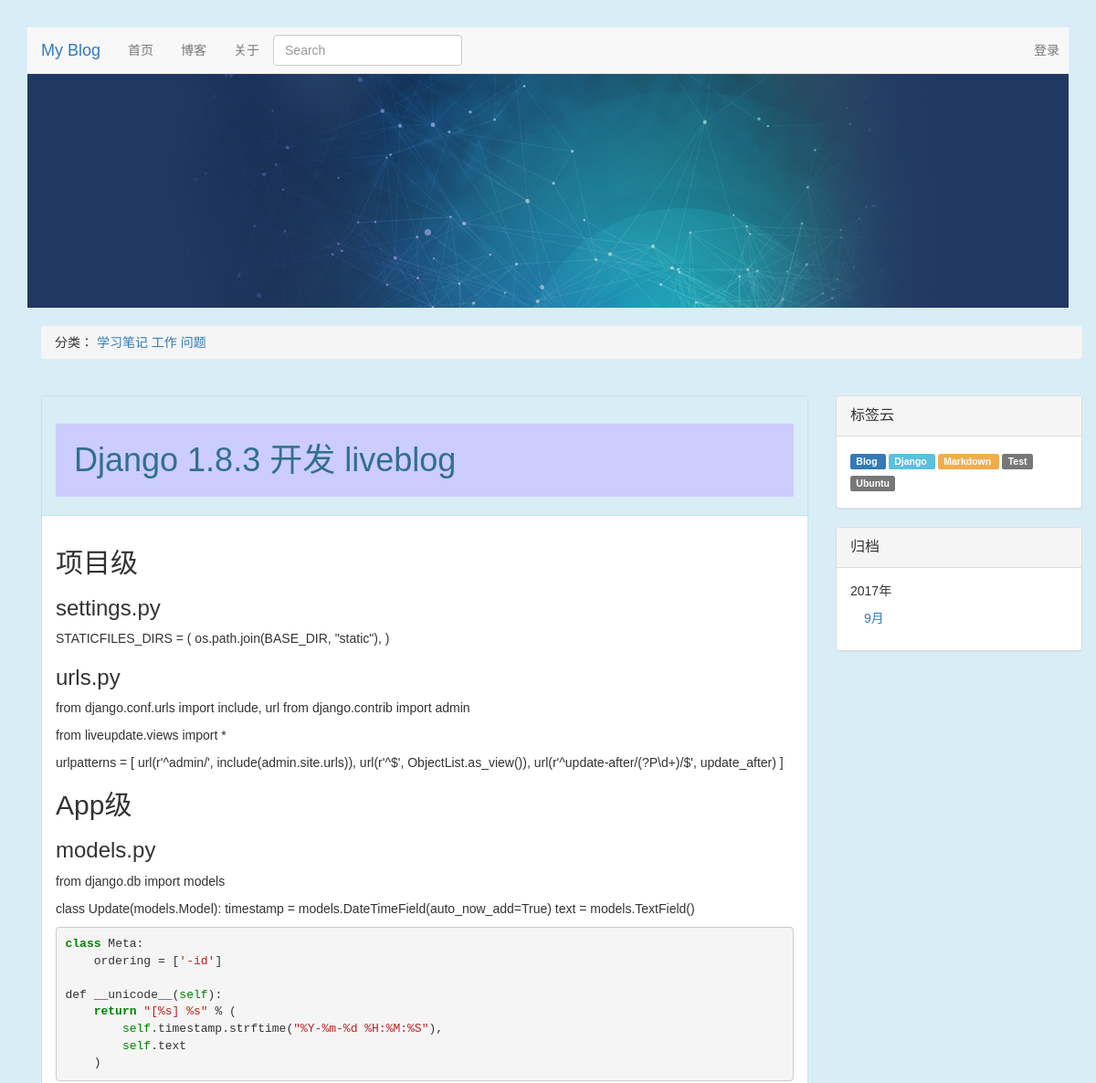
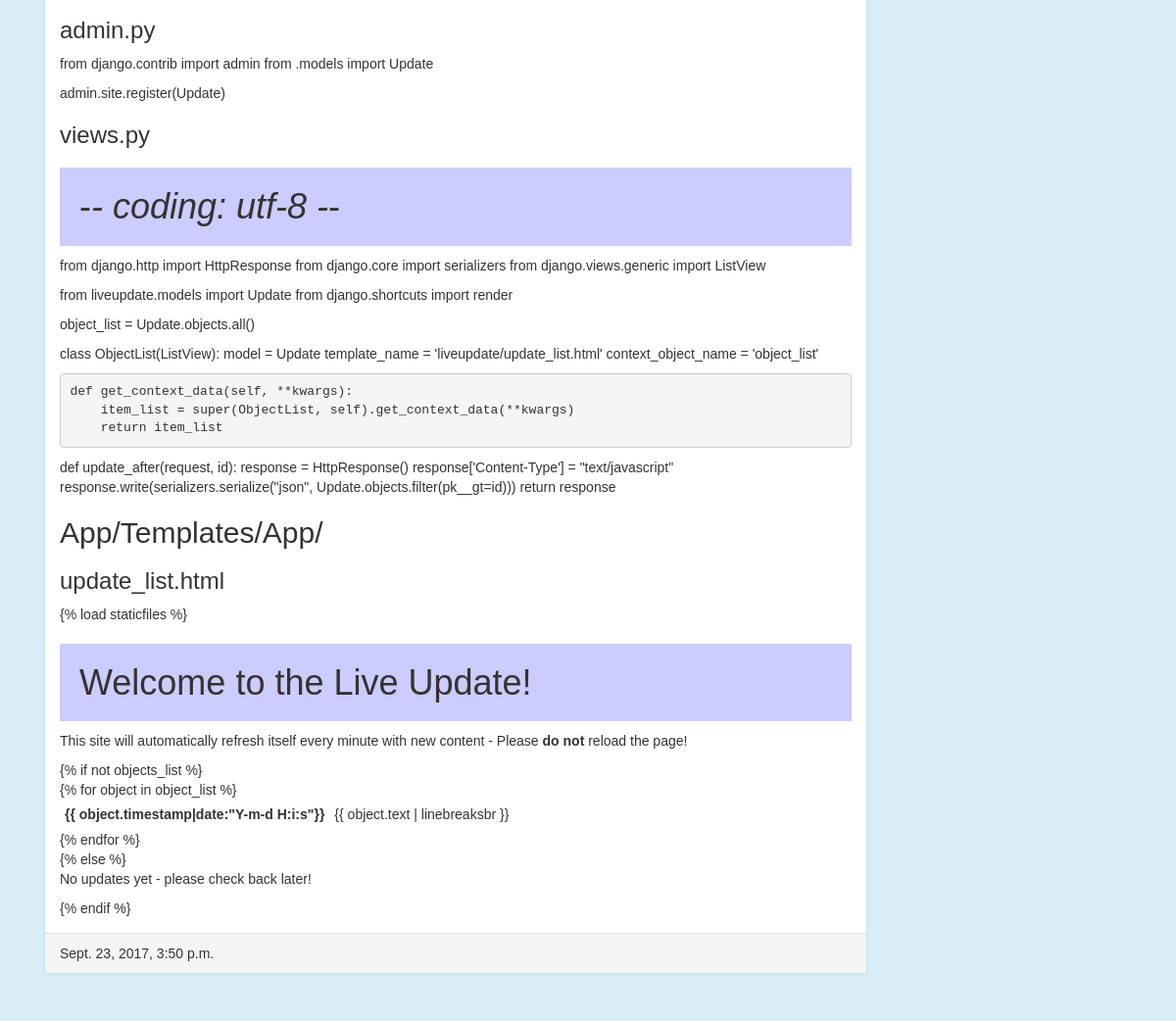
Page /blog/article/2/ on the committed database (2 pictures, top to bottom).
### blog/models.py (models this page shows, shortened)
class Category(models.Model):
    name = models.CharField('类名', max_length=20)
    created_time = models.DateTimeField('创建时间', auto_now_add=True)
    last_modified_time = models.DateTimeField('修改时间', auto_now=True)
    def __unicode__(self):
        return self.name

class Article(models.Model):
    STATUS_CHOICES = (
        ('d', 'Draft'),
        ('p', 'Published'),
    )
    objects = ArticleManager()
    title = models.CharField('标题', max_length=70)
    body = models.TextField('正文')
    created_time = models.DateTimeField('创建时间', auto_now_add=True)
    tags = models.ManyToManyField('Tag', verbose_name='标签集合', blank=True)
    last_modified_time = models.DateTimeField('修改时间', auto_now=True)
    status = models.CharField('文章状态', max_length=1, choices=STATUS_CHOICES)
    abstract = models.CharField('摘要', max_length=254, blank=True, null=True,
                                help_text="可选，如若为空将摘取正文的前254个字符")
    views = models.PositiveIntegerField('浏览量', default=0)
    likes = models.PositiveIntegerField('点赞数', default=0)
    topped = models.BooleanField('置顶', default=False)
    category = models.ForeignKey('Category', verbose_name='分类',
                                 null=True,
                                 on_delete=models.SET_NULL)
    class Meta:
        ordering = ['-last_modified_time']

class Tag(models.Model):
    name = models.CharField('标签名', max_length=20)
    created_time = models.DateTimeField('创建时间', auto_now_add=True)
    last_modified_time = models.DateTimeField('修改时间', auto_now=True)
    def __unicode__(self):
        return self.name

### blog/views.py (the view)
# urls.py: url(r'^blog/article/(?P<article_id>\d+)/$', ArticleDetailView.as_view(), name='article'),
class ArticleDetailView(DetailView):
    model = Article
    template_name = "blog/article.html"
    context_object_name = "article"
    pk_url_kwarg = "article_id"
    def get_object(self, *args, **kwargs):
        obj = super(ArticleDetailView, self).get_object()
        extension_list = ['markdown.extensions.extra',
                          'markdown.extensions.codehilite',
                          'markdown.extensions.toc',
                          'markdown.extensions.wikilinks']
        obj.body = markdown.markdown(obj.body, extensions=extension_list)
        return obj
    def get_context_data(self, **kwargs):
        kwargs['category_list'] = Category.objects.all().order_by('name')
        kwargs['tag_list'] = Tag.objects.all().order_by('name')
        kwargs['date_archive'] = Article.objects.archive()
        kwargs['color_list'] = ['default', 'info', 'primary', 'warning', 'danger']
        return super(ArticleDetailView, self).get_context_data(**kwargs)

### blog/models.py (called while the page is built)
    def archive(self):
        data_list = Article.objects.datetimes('created_time', 'month', order='DESC')
        data_dict = defaultdict(list)
        for d in data_list:
            data_dict[d.year].append(d.month)
        return sorted(data_dict.items(), reverse=True)

### templates/blog/article.html (shortened to what this page needs)
{% extends "blog/base.html" %}
{% block left %}
        <div class="panel panel-info">
        <div class="panel-heading">
            <div class="panel-title">
                <h1>{{ article.title }}</h1></div>
        </div>
        <div class="panel-body">
            {{ article.body |safe }}
        </div>
        <div class="panel-footer">
            {{ article.last_modified_time }}</div>
    </div>
{% endblock %}

### templates/blog/base.html (shortened to what this page needs)
<!DOCTYPE html>
<html lang="en">
<head>
    {% load staticfiles %}
    <link rel="stylesheet" href="{% static 'blog/css/bootstrap.min2.css' %}">
    <link rel="stylesheet" href="{% static 'blog/css/code.css' %}">
    <link rel="stylesheet" href="{% static 'blog/css/github.css' %}">
</head>
<body class="bg-info">
{% block nav %}
        <nav class="navbar navbar-default navbar-static-top" style="margin-bottom: 0px;">
        <div class="container">
            <div class="nav-header">
                <div class="navbar-brand"><a href="{% url 'index' %}">My Blog</a></div>
            </div>
            <ul class="nav navbar-nav">
                <li><a href="{% url 'index' %}">首页</a></li>
                <li><a href="{% url 'index' %}">博客</a></li>
                <li><a href="{% url 'index' %}">关于</a></li>
            </ul>
            <ul class="nav navbar-nav navbar-right" style="margin-right: 10px;">
                <li><a href="../admin/" class="navbar-link">登录</a></li>
            </ul>
            <form class="navbar-form" action="" method="get">
                <input class="form-control" type="text" name="q" placeholder="Search">
            </form>
            </div>
        </nav>
{% endblock %}
{% block banner %}
        <img class="img-responsive" src="{% static 'blog/img/banner_wide.jpg' %}">
{% endblock %}
{% block breadcrumb %}
    <div class="container" style="margin-top: 20px;">
        <ol class="breadcrumb">
           <span>分类：</span>
            {% for category in category_list %}
                <a href="{% url 'category' category.id %}">{{ category }}</a>
            {% endfor %}
        </ol>
    </div>
{% endblock %}
<div class="container" style="margin-top: 20px;">
    {% block content %}
        <div class="col-md-9" style="padding-left: 0px;">
            {% block left %}{% endblock %}
        </div>
        <div class="col-md-3" style="padding-right: 0px;">
        {% block right %}
            <div class="panel panel-default">
                <div class="panel-heading"><div class="panel-title">标签云</div></div>
                <div class="panel-body">
                    {% for tag in tag_list %}
                        <a class="label label-{{ color_list | random }}" style="line-height: 24px;margin-right: 3px;" href="{% url 'tag' tag.id  %}">
                            {{ tag }}
                        </a>
                    {% endfor %}
                </div>
            </div>
            <div class="panel panel-default">
                <div class="panel-heading"><div class="panel-title">归档</div></div>
                <div class="panel-body">
                    {% for year,month_list in date_archive %}
                        <ul class="nav nav-stacked">
                            {{ year }}年
                             {% for month in month_list %}
                                 <li><a href="{% url 'archive' year month %}">{{ month }}月</a></li>
                             {% endfor %}
                        </ul>
                    {% endfor %}
                </div>
            </div>
        {% endblock %}
        </div>
    {% endblock %}
</div>
</body>
</html>

### blog/static/blog/css/code.css (style rules this page uses)
.codehilite { background: #f8f8f8; }
.codehilite .k { color: #008000; font-weight: bold }
.codehilite .s { color: #BA2121 }
.codehilite .nb { color: #008000 }

### rows in the picture
Category: name "学习笔记"
Category: name "工作"
Category: name "问题"
Article: title "Django 1.8.3 开发 liveblog", body "项目级 settings.py STATICFILES_DIRS = ( os.path.join(BASE_DIR, \"static\"), ) urls.py from django.conf.urls import include, url from django.contrib import admin from liveupdate.views import * urlpatterns = [ url(r'^admin/', include(admin.site.urls)), url(r'^$', ObjectList.as_view()), url(r'^update-after/(?P \\d+)/$', update_after) ] App级 models.py from django.db import models class Update(models.Model): timestamp = models.DateTimeField(auto_now_add=True) text = models.TextField() class Meta: ordering = [ '-id' ] def __unicode__ ( self ): return \"[%s] %s\" % ( self . timestamp . strftime ( \"%Y-%m-%d %H:%M:%S\" ), self . text ) admin.py from django.contrib import admin from .models import Update…", last_modified_time "Sept. 23, 2017, 3:50 p.m."
Tag: name "Blog"
Tag: name "Django"
Tag: name "Markdown"
Tag: name "Test"
Tag: name "Ubuntu"

### other values in the picture
{{ year }} "2017"
{{ month }} "9"
